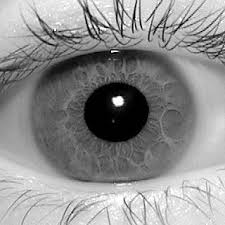
#> input picture 001/L/1.jpg, 225 x 225 px, found by its file name; its folder holds only this picture in this run
$ python 'inner circle.py'
#> lines starting #> are read from the running program, lines starting #| are printed output that depends on the picture; after the words box and inside, x2 and y2 are one past the last pixel; in counts of white or black regions, pixels touching at a corner belong together
import cv2
# from cv2 import cv
import numpy as np
import os

directory = os.listdir(os.getcwd() + '/001/L/')
num_of_file = len(directory)
for file in directory:
    print(file)
file_name = input("Filename with extension: ")
#> the answer given: 001/L/1.jpg
path = os.getcwd() + '/001/L/%s' % (file_name)
image_read = cv2.imread(path)
#> image_read is the input picture: shape (225, 225, 3); min 0, max 255, mean 142.6
output = image_read.copy()
image_test = cv2.imread(path, cv2.IMREAD_GRAYSCALE)
#> image_test: shape (225, 225); min 0, max 255, mean 142.6
image_test = cv2.GaussianBlur(image_test, (7, 7), 1)
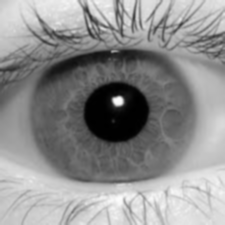
#> image_test: shape (225, 225); min 0, max 253, mean 142.6
cv2.imshow("imagetest", image_test)
image_test = cv2.Canny(image_test, 80, 100, apertureSize=3)
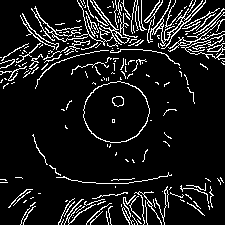
#> image_test: shape (225, 225); 10.2% white in thin lines or dots
cv2.imshow("image_test", image_test)

circles = cv2.HoughCircles(image_test,cv2.HOUGH_GRADIENT,1,50,
                            param1=50,param2=50,minRadius=0,maxRadius=0)
#> circles = [[106.5, 103.5, 83], [74.5, 5.5, 50.3]]
circles = np.round(circles[0, :]).astype("int")
#> circles = [[106, 104, 83], [74, 6, 50]]

for (x, y, r) in circles:
		# draw the circle in the output image, then draw a rectangle
		# corresponding to the center of the circle
		cv2.circle(output, (x, y), r, (0, 255, 0), 2)
		cv2.rectangle(output, (x - 5, y - 5), (x + 5, y + 5), (0, 128, 255), -1)
#> this loop made 2 passes
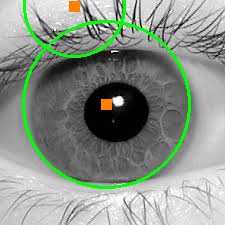
#> output: shape (225, 225, 3); 4.44% of pixels changed, all inside (x1, y1, x2, y2) = (22, 0, 191, 189)

cv2.imshow('detected circles',output)
cv2.waitKey(0)

$ run again, on 001/L/2.jpg
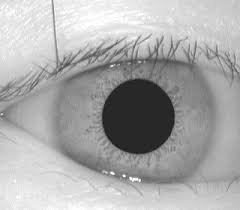
#> input picture 001/L/2.jpg, 240 x 210 px, found by its file name
#> image_read is the input picture: shape (210, 240, 3); min 21, max 255, mean 170.4
#> `image_test = cv2.Canny(image_test, 80, 100, apertureSize=3)`:
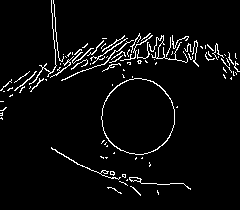
#> image_test: shape (210, 240); 4.4% white in thin lines or dots
#> `circles = cv2.HoughCircles(image_test,cv2.HOUGH_GRADIENT,1,50, param1=..`: circles = [[140.5, 117.5, 38.2]]
#> `circles = np.round(circles[0, :]).astype("int")`: circles = [[140, 118, 38]]
#> the loop `for (x, y, r) in circles:` made 1 pass
#> after the loop `for (x, y, r) in circles:`:
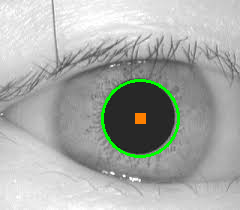
#> output: shape (210, 240, 3); 1.65% of pixels changed, all inside (x1, y1, x2, y2) = (101, 79, 180, 158)

$ run again, on 001/L/4.jpg
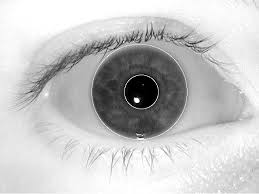
#> input picture 001/L/4.jpg, 259 x 194 px, found by its file name
#> image_read is the input picture: shape (194, 259, 3); min 0, max 255, mean 197.7
#> `image_test = cv2.Canny(image_test, 80, 100, apertureSize=3)`:
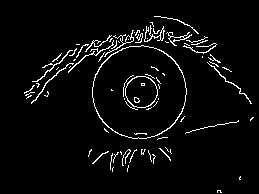
#> image_test: shape (194, 259); 4.1% white in thin lines or dots, all inside (x1, y1, x2, y2) = (24, 16, 254, 193)
#> `circles = cv2.HoughCircles(image_test,cv2.HOUGH_GRADIENT,1,50, param1=..`: circles = [[139.5, 91.5, 45.2]]
#> `circles = np.round(circles[0, :]).astype("int")`: circles = [[140, 92, 45]]
#> the loop `for (x, y, r) in circles:` made 1 pass
#> after the loop `for (x, y, r) in circles:`:
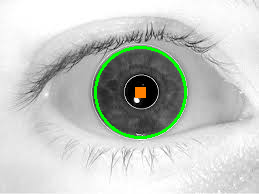
#> output: shape (194, 259, 3); 1.9% of pixels changed, all inside (x1, y1, x2, y2) = (94, 46, 187, 139)
